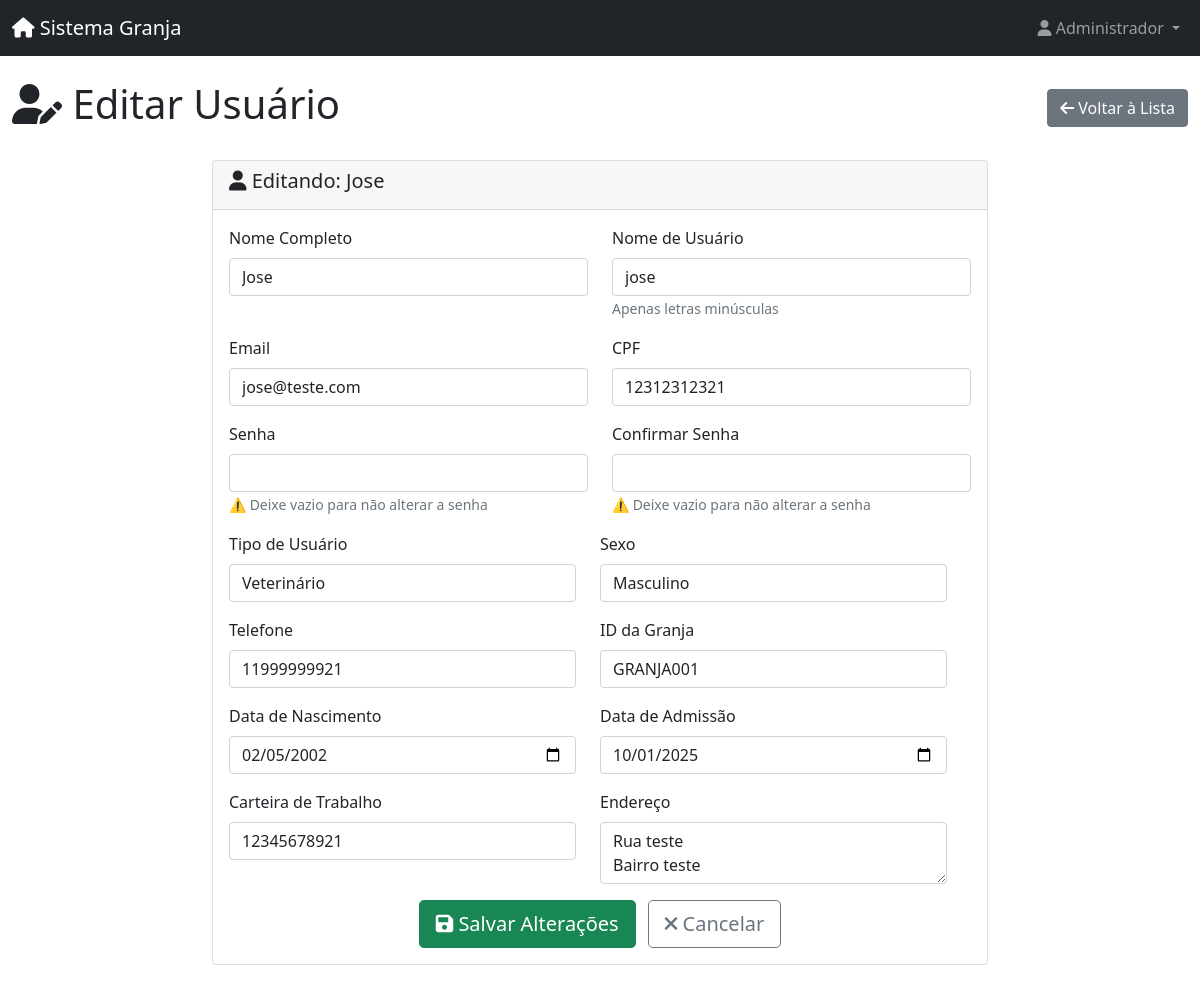
The app's page /usuarios/editar/4 (signed in), older data.
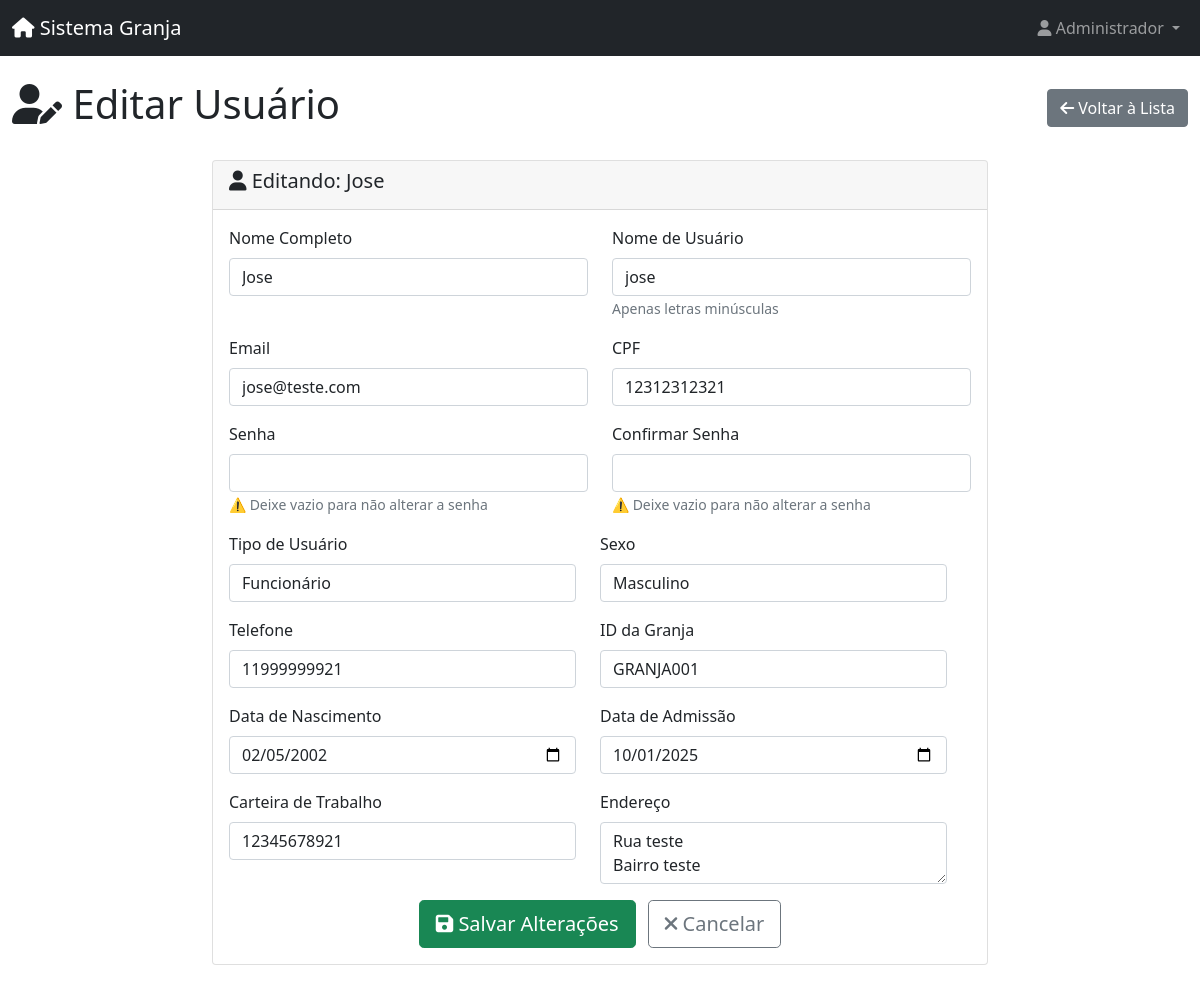
The same page, newer data.
### app/models/database.py (models this page shows)
class BaseModel(Model):
    class Meta:
        database = db

class Usuarios(BaseModel):
    id_usuario = AutoField()
    nome = CharField(max_length=100)
    username = CharField(max_length=50, unique=True)
    email = CharField(max_length=100)
    cpf = CharField(max_length=14)
    senha = CharField(max_length=100)
    tipo_usuario = CharField(max_length=20)
    id_granja = CharField(max_length=50)
    sexo = CharField(max_length=1)
    data_nascimento = DateField()
    endereco = TextField()
    data_admissao = DateField()
    carteira_trabalho = CharField(max_length=50)
    telefone = CharField(max_length=20)
    class Meta:
        database = db
        table_name = 'usuarios'

### app/routes/auth_routes.py (the view, shortened to what this page needs)
@auth_bp.route('/usuarios/editar/<int:id_usuario>', methods=['GET', 'POST'])
def editar_usuario(id_usuario):
    if not session.get('user_logged_in') or session.get('user_tipo') != 'administrador':
        flash('Acesso negado.', 'danger')
        return redirect(url_for('dashboard.index'))
    try:
        from app.models.database import Usuarios
        usuario = Usuarios.get_by_id(id_usuario)
    except Usuarios.DoesNotExist:
        flash('❌ Usuário não encontrado.', 'danger')
        return redirect(url_for('auth.listar_usuarios'))
    except Exception as e:
        flash(f'❌ Erro ao carregar usuário: {str(e)}', 'danger')
        return redirect(url_for('auth.listar_usuarios'))
    form = RegisterForm()
    if request.method == 'GET':
        form.nome.data = usuario.nome
        form.username.data = usuario.username
        form.email.data = usuario.email
        form.cpf.data = usuario.cpf
        form.tipo_usuario.data = usuario.tipo_usuario
        form.id_granja.data = usuario.id_granja
        form.sexo.data = usuario.sexo
        form.data_nascimento.data = usuario.data_nascimento
        form.endereco.data = usuario.endereco
        form.data_admissao.data = usuario.data_admissao
        form.carteira_trabalho.data = usuario.carteira_trabalho
        form.telefone.data = usuario.telefone
    return render_template('auth/editar_usuarios.html', form=form, usuario=usuario)

### app/templates/auth/editar_usuarios.html (shortened to what the changed rows need)
{% extends "layouts/admin.html" %}
{% block content %}
<div class="container-fluid">
    <div class="d-flex justify-content-between align-items-center mb-4">
        <h1><i class="fas fa-user-edit"></i> Editar Usuário</h1>
    </div>
    <div class="row justify-content-center">
        <div class="col-lg-8">
            <div class="card">
                <div class="card-header">
                    <h5><i class="fas fa-user"></i> Editando: {{ usuario.nome }}</h5>
                </div>
                <div class="card-body">
                    <form method="post">
                        <div class="row">
                            <div class="col-md-6 mb-3">
                                {{ form.nome.label(class="form-label") }}
                                {{ form.nome(class="form-control", required=True) }}
                            </div>
                            <div class="col-md-6 mb-3">
                                {{ form.username.label(class="form-label") }}
                                {{ form.username(class="form-control", required=True) }}
                                <small class="text-muted">Apenas letras minúsculas</small>
                            </div>
                        </div>
                        <div class="row">
                            <div class="col-md-6 mb-3">
                                {{ form.email.label(class="form-label") }}
                                {{ form.email(class="form-control", required=True) }}
                            </div>
                            <div class="col-md-6 mb-3">
                                {{ form.cpf.label(class="form-label") }}
                                {{ form.cpf(class="form-control", required=True) }}
                            </div>
                        </div>
                        <div class="row">
                            <div class="col-md-6 mb-3">
                                {{ form.senha.label(class="form-label") }}
                                {{ form.senha(class="form-control", required=false) }}
                                <small class="text-muted">⚠️ Deixe vazio para não alterar a senha</small>
                            </div>
                        <div class="row">
                            <div class="col-md-6 mb-3">
                                {{ form.tipo_usuario.label(class="form-label") }}
                                {{ form.tipo_usuario(class="form-control", required=True) }}
                            </div>
                            <div class="col-md-6 mb-3">
                                {{ form.sexo.label(class="form-label") }}
                                {{ form.sexo(class="form-control", required=True) }}
                            </div>
                        </div>
                        <div class="row">
                            <div class="col-md-6 mb-3">
                                {{ form.telefone.label(class="form-label") }}
                                {{ form.telefone(class="form-control", required=True) }}
                            </div>
                            <div class="col-md-6 mb-3">
                                {{ form.id_granja.label(class="form-label") }}
                                {{ form.id_granja(class="form-control", required=True) }}
                            </div>
                        </div>
                        <div class="row">
                            <div class="col-md-6 mb-3">
                                {{ form.data_nascimento.label(class="form-label") }}
                                {{ form.data_nascimento(class="form-control", required=True) }}
                            </div>
                            <div class="col-md-6 mb-3">
                                {{ form.data_admissao.label(class="form-label") }}
                                {{ form.data_admissao(class="form-control", required=True) }}
                            </div>
                        </div>
                        <div class="row">
                            <div class="col-md-6 mb-3">
                                {{ form.carteira_trabalho.label(class="form-label") }}
                                {{ form.carteira_trabalho(class="form-control", required=True) }}
                            </div>
                            <div class="col-md-6 mb-3">
                                {{ form.endereco.label(class="form-label") }}
                                {{ form.endereco(class="form-control", required=True, rows=2) }}
                            </div>
                        </div>
                    </form>
                </div>
            </div>
        </div>
    </div>
</div>
{% endblock %}

Row changes from the older to the newer data that the page shows:
changed Usuarios "Jose": tipo_usuario "Veterinário" → "Funcionário"
